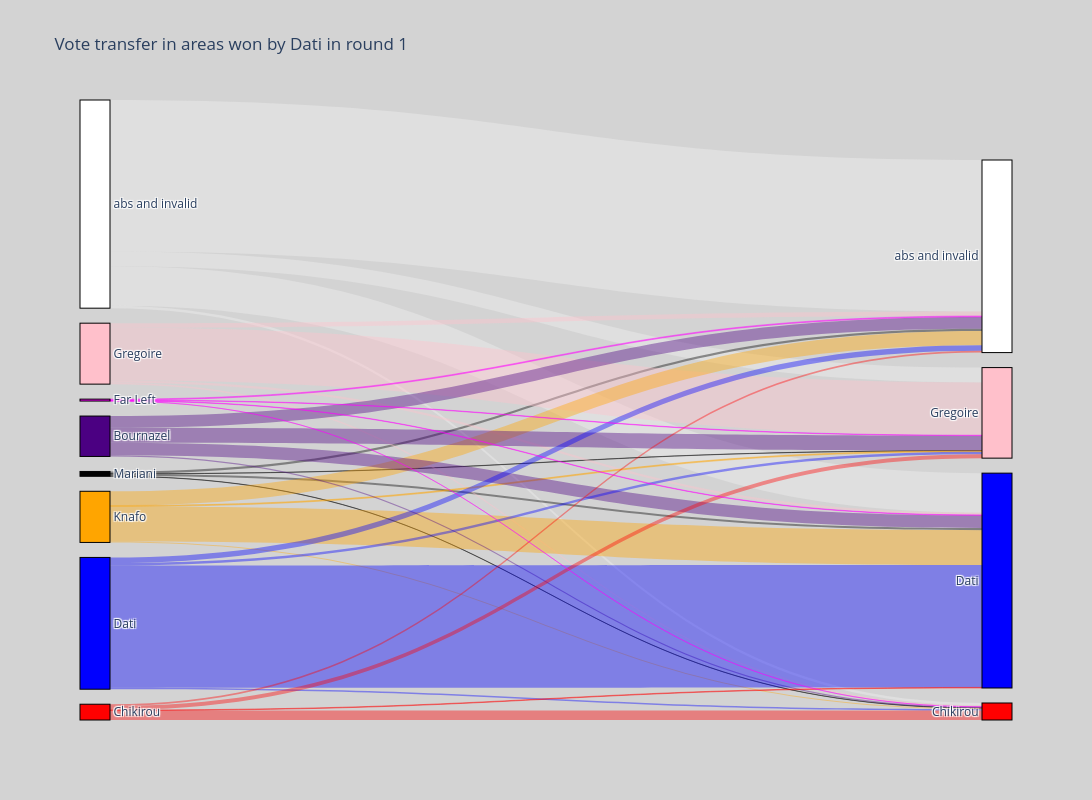
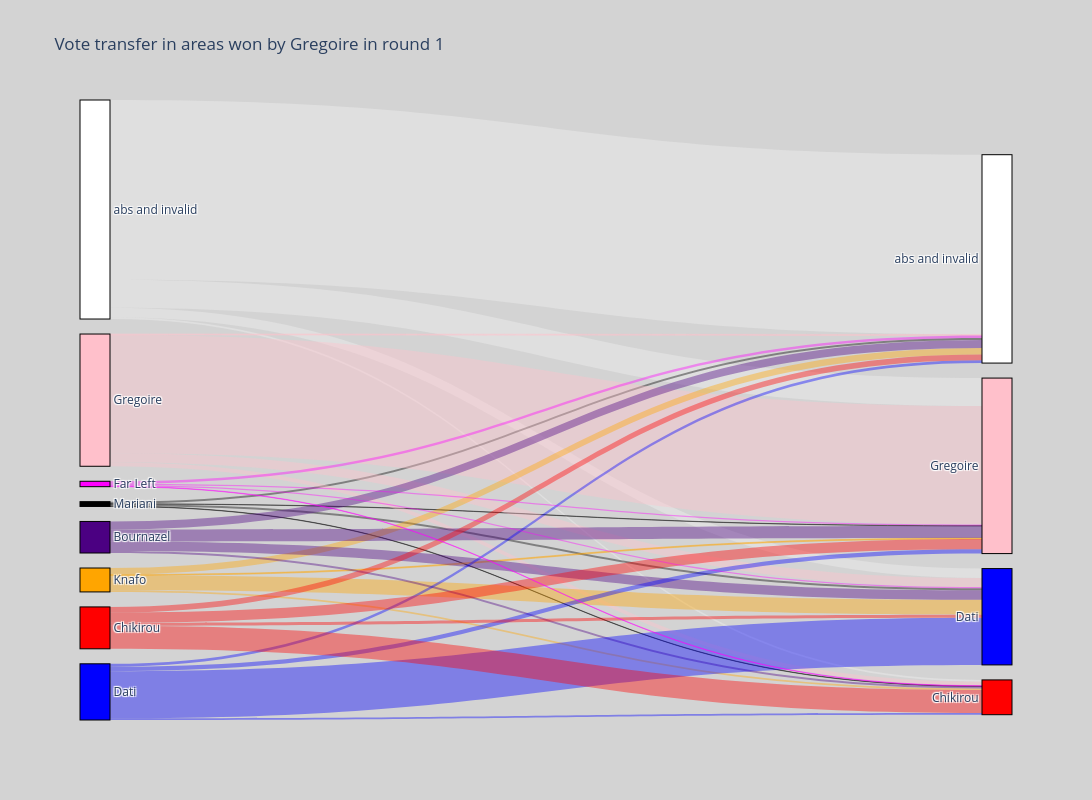

The cell these charts' notebook holds for them, in order:
### Code cell
# graph plotted with some help by Gemini :)

# 1. Labels and Colors
left_labels = ["abs and invalid", "Mariani", "Gregoire", "Knafo", "Bournazel", "Dati", "Chikirou", "Far Left"]
left_colors = ["white", "black", "pink", "orange", "indigo", "blue", "red", "magenta"]

right_labels = ["abs and invalid", "Gregoire", "Dati", "Chikirou"]
right_colors = ["white", "pink", "blue", "red"]

all_labels = left_labels + right_labels
all_colors = left_colors + right_colors

#first, areas where Dati won in the first round
# 2. MATRIX WEIGHTING
# Transpose the probability matrix so it's (8 rows, 4 columns)
prob_matrix_t = estimated_mat_dati.T

# Normalize rows of the transposed matrix so they sum to 1
row_sums = prob_matrix_t.sum(axis=1, keepdims=True)
weighted_mat = np.divide(prob_matrix_t, row_sums, where=row_sums!=0)

# Scale by 8-item results vector (results_tot_df1_dati)
# This makes the tiles on the left exactly proportional to your results
print(results_tot_df1_dati)
weights = results_tot_df1_dati
for k in range(len(results_tot_df1_dati)):
    weighted_mat[k,:] = weighted_mat[k,:]*weights[k]

# 3. Build Links with Source-based Colors and Transitions
sources, targets, values, link_colors = [], [], [], []

def get_rgba(color_name, alpha=0.4):
    color_map = {
        "white": f"rgba(240, 240, 240, {alpha})", "black": f"rgba(0, 0, 0, {alpha})",
        "pink": f"rgba(255, 192, 203, {alpha})", "orange": f"rgba(255, 165, 0, {alpha})",
        "indigo": f"rgba(75, 0, 130, {alpha})", "blue": f"rgba(0, 0, 255, {alpha})",
        "red": f"rgba(255, 0, 0, {alpha})", "magenta": f"rgba(255, 0, 255, {alpha})"
    }
    return color_map.get(color_name, f"rgba(128, 128, 128, {alpha})")

for r in range(len(left_labels)):
    for c in range(len(right_labels)):
        val = weighted_mat[r, c]
        if val > 0:
            sources.append(r)                       # Left (0-7)
            targets.append(c + len(left_labels))    # Right (8-11)
            values.append(val)
            link_colors.append(get_rgba(left_colors[r]))

# 4. Generate Plot
fig = go.Figure(data=[go.Sankey(
    arrangement = "fixed", # Forces proportional node heights
    node = dict(
      pad = 15, thickness = 30,
      line = dict(color = "black", width = 1),
      label = all_labels,
      color = all_colors
    ),
    link = dict(
        source = sources, 
        target = targets, 
        value = values, 
        color = link_colors
    )
)])

fig.update_layout(
    title_text="Vote transfer in areas won by Dati in round 1", 
    width=1100, 
    height=800,
    paper_bgcolor='lightgrey'
)

fig.show()


# then the areas won by Gregoire in the first round 

# 2. MATRIX WEIGHTING
# Transpose the probability matrix so it's (8 rows, 4 columns)
prob_matrix_t = estimated_mat_gregoire.T

# Normalize rows of the transposed matrix so they sum to 1
row_sums = prob_matrix_t.sum(axis=1, keepdims=True)
weighted_mat = np.divide(prob_matrix_t, row_sums, where=row_sums!=0)

# Scale by 8-item results vector (results_tot_df1_gregoire)
# This makes the tiles on the left exactly proportional to your results
print(results_tot_df1_gregoire)
weights = results_tot_df1_gregoire
for k in range(len(results_tot_df1_gregoire)):
    weighted_mat[k,:] = weighted_mat[k,:]*weights[k]

# 3. Build Links with Source-based Colors and Transitions
sources, targets, values, link_colors = [], [], [], []

def get_rgba(color_name, alpha=0.4):
    color_map = {
        "white": f"rgba(240, 240, 240, {alpha})", "black": f"rgba(0, 0, 0, {alpha})",
        "pink": f"rgba(255, 192, 203, {alpha})", "orange": f"rgba(255, 165, 0, {alpha})",
        "indigo": f"rgba(75, 0, 130, {alpha})", "blue": f"rgba(0, 0, 255, {alpha})",
        "red": f"rgba(255, 0, 0, {alpha})", "magenta": f"rgba(255, 0, 255, {alpha})"
    }
    return color_map.get(color_name, f"rgba(128, 128, 128, {alpha})")

for r in range(len(left_labels)):
    for c in range(len(right_labels)):
        val = weighted_mat[r, c]
        if val > 0:
            sources.append(r)                       # Left (0-7)
            targets.append(c + len(left_labels))    # Right (8-11)
            values.append(val)
            link_colors.append(get_rgba(left_colors[r]))

# 4. Generate Plot
fig = go.Figure(data=[go.Sankey(
    arrangement = "fixed", # Forces proportional node heights
    node = dict(
      pad = 15, thickness = 30,
      line = dict(color = "black", width = 1),
      label = all_labels,
      color = all_colors
    ),
    link = dict(
        source = sources, 
        target = targets, 
        value = values, 
        color = link_colors
    )
)])

fig.update_layout(
    title_text="Vote transfer in areas won by Gregoire in round 1", 
    width=1100, 
    height=800,
    paper_bgcolor='lightgrey'
)

fig.show()

### Figure 1 — Plotly figure (JSON) as saved in the notebook; plotly's stock layout.template omitted (floating-point values rounded to 4 significant figures)
{"data": [{"arrangement": "fixed", "link": {"color": ["rgba(240, 240, 240, 0.4)", "rgba(240, 240, 240, 0.4)", "rgba(240, 240, 240, 0.4)", "rgba(240, 240, 240, 0.4)", "rgba(0, 0, 0, 0.4)", "rgba(0, 0, 0, 0.4)", "rgba(0, 0, 0, 0.4)", "rgba(0, 0, 0, 0.4)", "rgba(255, 192, 203, 0.4)", "rgba(255, 192, 203, 0.4)", "rgba(255, 192, 203, 0.4)", "rgba(255, 192, 203, 0.4)", "rgba(255, 165, 0, 0.4)", "rgba(255, 165, 0, 0.4)", "rgba(255, 165, 0, 0.4)", "rgba(255, 165, 0, 0.4)", "rgba(75, 0, 130, 0.4)", "rgba(75, 0, 130, 0.4)", "rgba(75, 0, 130, 0.4)", "rgba(75, 0, 130, 0.4)", "rgba(0, 0, 255, 0.4)", "rgba(0, 0, 255, 0.4)", "rgba(0, 0, 255, 0.4)", "rgba(0, 0, 255, 0.4)", "rgba(255, 0, 0, 0.4)", "rgba(255, 0, 0, 0.4)", "rgba(255, 0, 0, 0.4)", "rgba(255, 0, 0, 0.4)", "rgba(255, 0, 255, 0.4)", "rgba(255, 0, 255, 0.4)", "rgba(255, 0, 255, 0.4)", "rgba(255, 0, 255, 0.4)"], "source": [0, 0, 0, 0, 1, 1, 1, 1, 2, 2, 2, 2, 3, 3, 3, 3, 4, 4, 4, 4, 5, 5, 5, 5, 6, 6, 6, 6, 7, 7, 7, 7], "target": [8, 9, 10, 11, 8, 9, 10, 11, 8, 9, 10, 11, 8, 9, 10, 11, 8, 9, 10, 11, 8, 9, 10, 11, 8, 9, 10, 11, 8, 9, 10, 11], "value": [0.294, 0.02883, 0.07692, 0.004518, 0.004443, 0.0003857, 0.004218, 0.0003369, 0.008963, 0.1024, 0.004173, 0.002788, 0.02764, 0.00192, 0.06773, 0.002041, 0.02273, 0.02903, 0.02448, 0.002216, 0.01084, 0.004774, 0.2376, 0.00262, 0.00359, 0.007577, 0.001133, 0.01835, 0.001778, 0.0009015, 0.0009002, 0.0001508]}, "node": {"color": ["white", "black", "pink", "orange", "indigo", "blue", "red", "magenta", "white", "pink", "blue", "red"], "label": ["abs and invalid", "Mariani", "Gregoire", "Knafo", "Bournazel", "Dati", "Chikirou", "Far Left", "abs and invalid", "Gregoire", "Dati", "Chikirou"], "line": {"color": "black", "width": 1}, "pad": 15, "thickness": 30}, "type": "sankey"}], "layout": {"height": 800, "paper_bgcolor": "lightgrey", "title": {"text": "Vote transfer in areas won by Dati in round 1"}, "width": 1100}}

### Figure 2 — Plotly figure (JSON) as saved in the notebook; plotly's stock layout.template omitted (floating-point values rounded to 4 significant figures)
{"data": [{"arrangement": "fixed", "link": {"color": ["rgba(240, 240, 240, 0.4)", "rgba(240, 240, 240, 0.4)", "rgba(240, 240, 240, 0.4)", "rgba(240, 240, 240, 0.4)", "rgba(0, 0, 0, 0.4)", "rgba(0, 0, 0, 0.4)", "rgba(0, 0, 0, 0.4)", "rgba(0, 0, 0, 0.4)", "rgba(255, 192, 203, 0.4)", "rgba(255, 192, 203, 0.4)", "rgba(255, 192, 203, 0.4)", "rgba(255, 192, 203, 0.4)", "rgba(255, 165, 0, 0.4)", "rgba(255, 165, 0, 0.4)", "rgba(255, 165, 0, 0.4)", "rgba(255, 165, 0, 0.4)", "rgba(75, 0, 130, 0.4)", "rgba(75, 0, 130, 0.4)", "rgba(75, 0, 130, 0.4)", "rgba(75, 0, 130, 0.4)", "rgba(0, 0, 255, 0.4)", "rgba(0, 0, 255, 0.4)", "rgba(0, 0, 255, 0.4)", "rgba(0, 0, 255, 0.4)", "rgba(255, 0, 0, 0.4)", "rgba(255, 0, 0, 0.4)", "rgba(255, 0, 0, 0.4)", "rgba(255, 0, 0, 0.4)", "rgba(255, 0, 255, 0.4)", "rgba(255, 0, 255, 0.4)", "rgba(255, 0, 255, 0.4)", "rgba(255, 0, 255, 0.4)"], "source": [0, 0, 0, 0, 1, 1, 1, 1, 2, 2, 2, 2, 3, 3, 3, 3, 4, 4, 4, 4, 5, 5, 5, 5, 6, 6, 6, 6, 7, 7, 7, 7], "target": [8, 9, 10, 11, 8, 9, 10, 11, 8, 9, 10, 11, 8, 9, 10, 11, 8, 9, 10, 11, 8, 9, 10, 11, 8, 9, 10, 11, 8, 9, 10, 11], "value": [0.349, 0.05446, 0.01845, 0.003348, 0.004146, 0.0004998, 0.003961, 0.0006887, 0.001908, 0.2297, 0.01744, 0.007763, 0.01267, 0.001928, 0.02883, 0.003012, 0.01541, 0.0235, 0.01844, 0.003909, 0.005707, 0.00863, 0.09156, 0.003228, 0.01094, 0.01963, 0.005985, 0.04477, 0.004799, 0.002472, 0.002388, 0.0008262]}, "node": {"color": ["white", "black", "pink", "orange", "indigo", "blue", "red", "magenta", "white", "pink", "blue", "red"], "label": ["abs and invalid", "Mariani", "Gregoire", "Knafo", "Bournazel", "Dati", "Chikirou", "Far Left", "abs and invalid", "Gregoire", "Dati", "Chikirou"], "line": {"color": "black", "width": 1}, "pad": 15, "thickness": 30}, "type": "sankey"}], "layout": {"height": 800, "paper_bgcolor": "lightgrey", "title": {"text": "Vote transfer in areas won by Gregoire in round 1"}, "width": 1100}}
